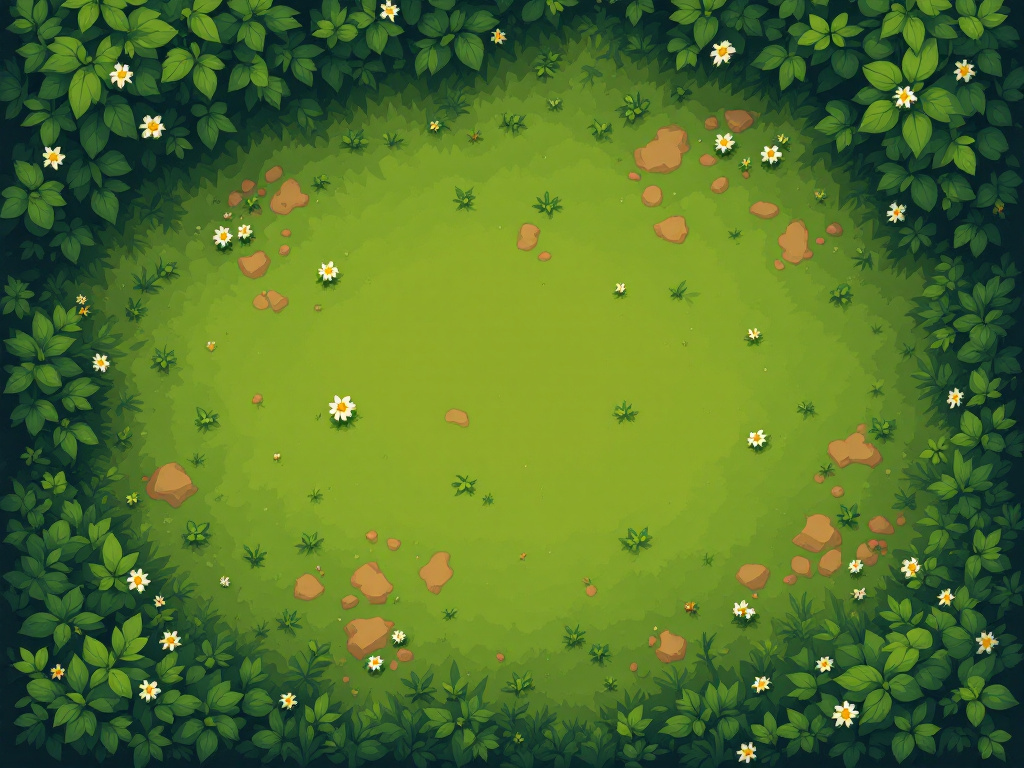
#> input picture art/monk/ground/grass.png, 1024 x 768 px, found by its file name
$ python sheet.py out.png ../../../monk/ground/grass.png
#> lines starting #> are read from the running program, lines starting #| are printed output that depends on the picture; after the words box and inside, x2 and y2 are one past the last pixel; in counts of white or black regions, pixels touching at a corner belong together
#> further down, base is the input picture: PIL image 1024x768 RGB; mean R, G, B 82.3, 114.6, 42.1
### tools/cutout.py
"""Cut a character out of its white background and export it at in-game size.
usage: python cutout.py <in> <out.png> <height>
Background = light, low-saturation pixels (white paper, grey ground or sticker shadows)
connected to the image border. White inside the black outline is kept, except for the holes
seeded by `holes` (points as fractions of the image, e.g. the middle of a ring)."""
import sys
from PIL import Image, ImageChops, ImageDraw, ImageFilter


def background_mask(rgb, min_light=130, max_chroma=30, holes=()):
    """L-mode mask, 255 where the pixel is border-connected background or in a seeded hole."""
#> called with min_light = 130, max_chroma = 30, holes = ()
    r, g, b = rgb.split()
    hi = ImageChops.lighter(ImageChops.lighter(r, g), b)
    lo = ImageChops.darker(ImageChops.darker(r, g), b)
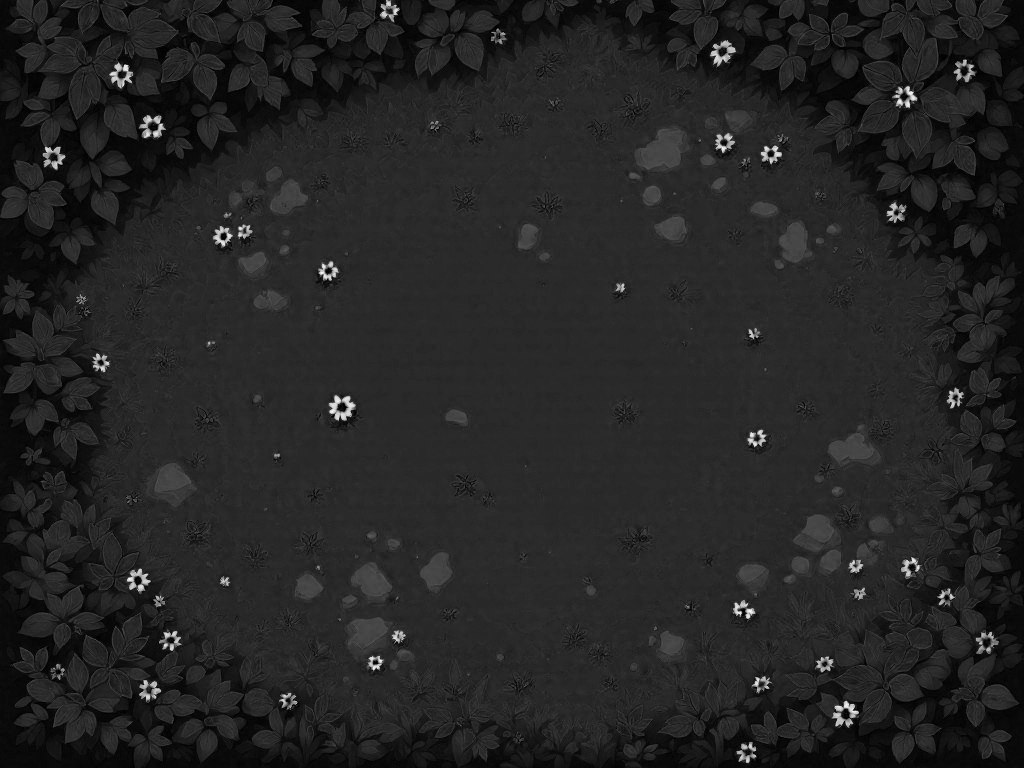
#> lo: PIL image 1024x768 L; min 0, max 250, mean 36.3
    light = lo.point(lambda v: 255 if v >= min_light else 0)
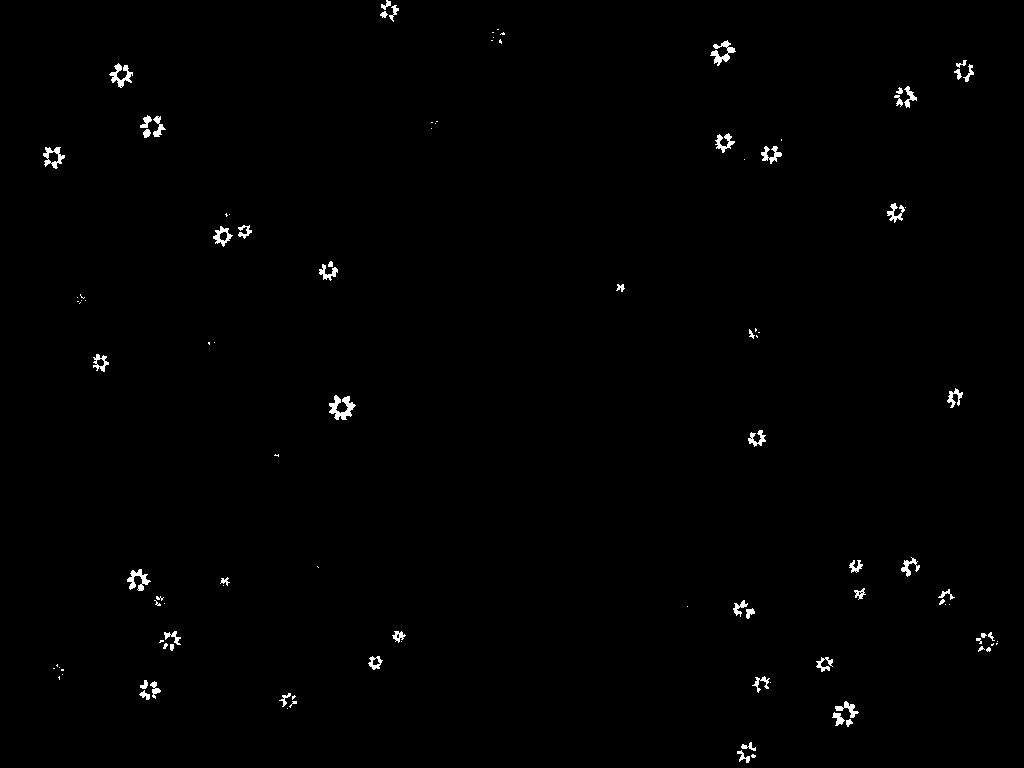
#> light: PIL image 1024x768 L; 0.7% white; 109 white regions (52 under 20 px), largest, box (x1, y1, x2, y2) and area: (329, 395, 356, 420) 329, (710, 40, 736, 66) 254, (109, 63, 133, 88) 243
    grey = ImageChops.subtract(hi, lo).point(lambda v: 255 if v <= max_chroma else 0)
#> grey: PIL image 1024x768 L; 7.9% white; 1116 white regions (922 under 20 px), largest, box (x1, y1, x2, y2) and area: (888, 0, 1024, 361) 8269, (0, 509, 134, 768) 6548, (914, 657, 1024, 768) 3542
    cand = ImageChops.multiply(light, grey)  # 255 = could be background
#> cand: PIL image 1024x768 L; 0.12% white in thin lines or dots
    # pad with a background frame so one flood from the corner reaches every border pixel
    pad = Image.new("L", (cand.width + 2, cand.height + 2), 255)
#> pad: PIL image 1026x770 L; every value is 255
    pad.paste(cand, (1, 1))
#> pad: PIL image 1026x770 L; 0.57% white in thin lines or dots
    ImageDraw.floodfill(pad, (0, 0), 128)
    for fx, fy in holes:
        ImageDraw.floodfill(pad, (round(fx * cand.width) + 1, round(fy * cand.height) + 1), 128)
    return pad.crop((1, 1, cand.width + 1, cand.height + 1)).point(lambda v: 255 if v == 128 else 0)
#> returned value: PIL image 1024x768 L; 0% white in thin lines or dots, all inside (x1, y1, x2, y2) = (386, 0, 387, 2)


# [10 lines left out: function cutout, not called in this run]


# [4 lines that do not run on import are left out]

### art/reskin/corgi/faces2/sheet.py
"""Contact sheet of the rest-face candidates at game size (docs/reskin.md "Animation › Hero").
usage: python art/reskin/corgi/faces2/sheet.py <out.png> <base drawing> <label>=<redraw aligned to the base> ...
Each redraw goes through split_parts.refaced (only the face zone changes, as in the rig), then is
shown as a close-up and as the whole hero at 70 px (desktop, 1x) and 130 px tall (a phone at 3x)
on the first planet's ground."""
import os
import sys

import numpy as np
from PIL import Image, ImageDraw, ImageFont

sys.path.insert(0, os.path.join(os.path.dirname(__file__), '..', '..', '..', '..', 'tools'))
from split_parts import refaced  # noqa: E402
from cutout import background_mask  # noqa: E402
from PIL import ImageChops  # noqa: E402

HERE = os.path.join(os.path.dirname(__file__), '..')
ZONE = [565, 345, 190, 135]
base = Image.open(os.path.join(HERE, sys.argv[2])).convert('RGB')
rgb = np.array(base)
alpha = np.array(ImageChops.invert(background_mask(base)))
ground = Image.open(os.path.join(HERE, 'game', 'art', 'ground', 'grass.png')).convert('RGB')

cols = [('rest', rgb)] + [(a.split('=')[0], refaced(rgb, rgb, np.array(Image.open(a.split('=')[1]).convert('RGB')), ZONE).astype(np.uint8)) for a in sys.argv[3:]]
#> cols = 1 item
CW, CLOSE = 300, 300
sheet = Image.new('RGB', (CW * len(cols), 40 + CLOSE + 330), (40, 44, 52))
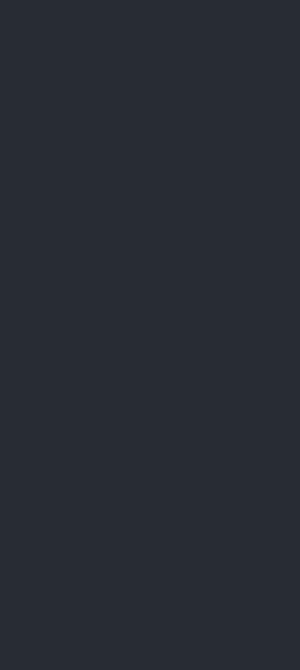
#> sheet: PIL image 300x670 RGB; mean R, G, B 40, 44, 52
d = ImageDraw.Draw(sheet)
font = ImageFont.truetype('arial.ttf', 24)
for i, (label, im) in enumerate(cols):
    x = i * CW
    d.text((x + 12, 8), label, fill='white', font=font)
    fig = Image.fromarray(np.dstack([im, alpha]).astype(np.uint8), 'RGBA')
    head = fig.crop((330, 120, 800, 520)).resize((CLOSE, round(CLOSE * 400 / 470)), Image.LANCZOS)
    sheet.paste(Image.new('RGB', head.size, 'white'), (x, 40))
    sheet.paste(head, (x, 40), head)
    tile = ground.crop((0, 0, CW, 330)) if ground.width >= CW else ground.resize((CW, 330))
    sheet.paste(tile, (x, 40 + CLOSE))
    box = fig.getbbox()
    body = fig.crop(box)
    for h, (ox, oy) in ((70, (20, 120)), (130, (110, 60))):
        small = body.resize((round(body.width * h / body.height), h), Image.LANCZOS)
        sheet.paste(small, (x + ox, 40 + CLOSE + oy), small)
    d.line([(x, 0), (x, sheet.height)], fill=(20, 20, 20), width=2)
#> this loop made 1 pass
#> (label, x, box) on pass 1: ('rest', 0, (0, 0, 1024, 768))
#> pass 1, `head = fig.crop((330, 120, 800, 520)).resize((CLOSE, round(CLOSE * 400..`:
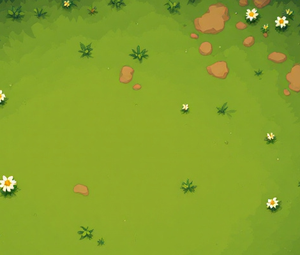
#> head: PIL image 300x255 RGBA; mean R, G, B, A 133.4, 161.5, 42.8, 255
#> pass 1, `tile = ground.crop((0, 0, CW, 330)) if ground.width >= CW else ground...`:
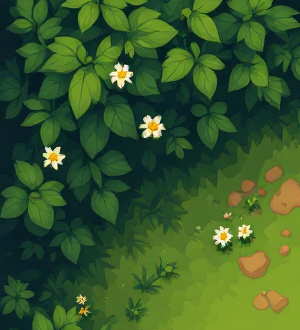
#> tile: PIL image 300x330 RGB; mean R, G, B 56.5, 89.9, 41.7
#> after the loop:
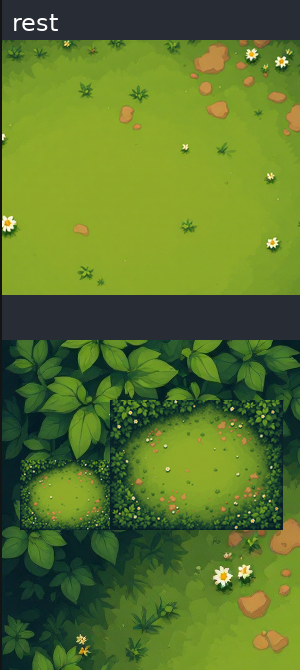
#> sheet: PIL image 300x670 RGB; mean R, G, B 89.6, 116.9, 43.3
#> after the loop:
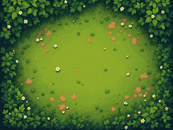
#> small: PIL image 173x130 RGBA; mean R, G, B, A 82.3, 114.6, 42.1, 255; transparent parts drawn white
sheet.save(sys.argv[1])
